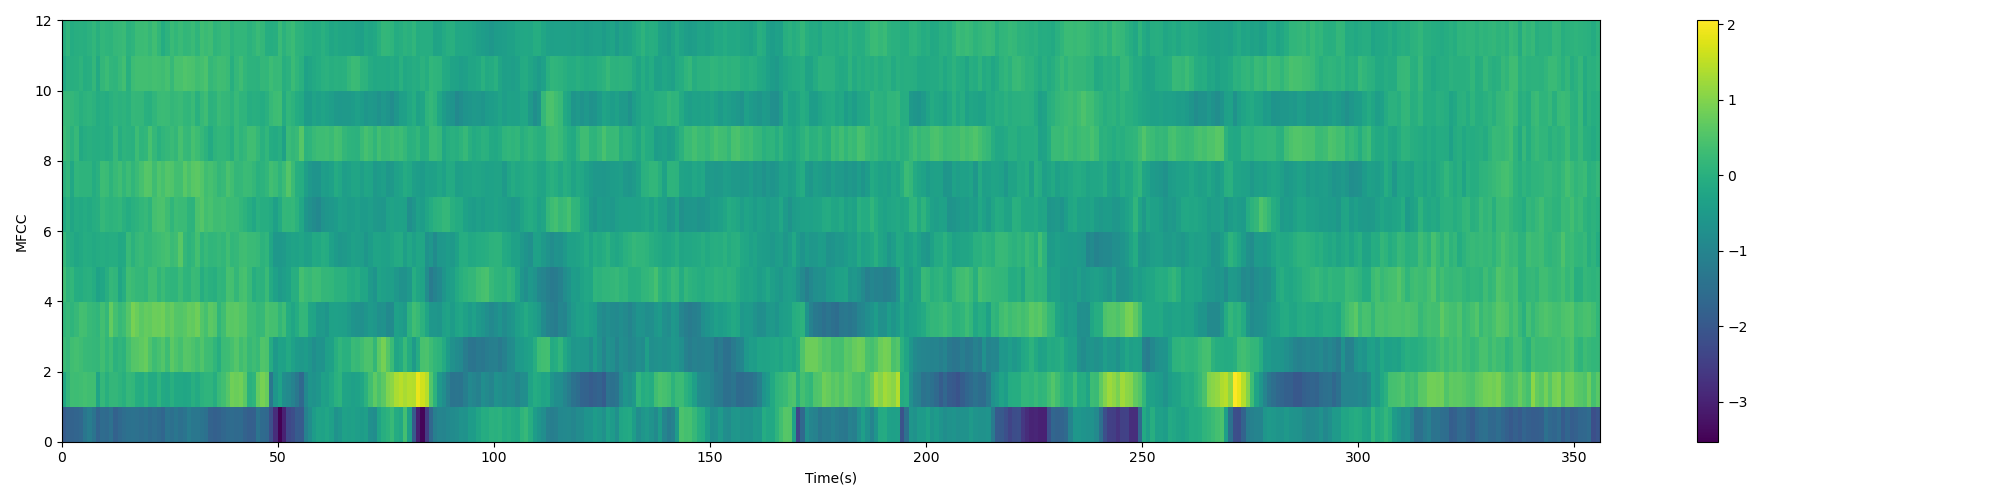

Here is the Python script that generated this plot:
import librosa
import numpy as np
from scipy.fft import dct
import sys

# If you want to see the spectrogram picture
import matplotlib
#matplotlib.use('Agg')
import matplotlib.pyplot as plt
def plot_spectrogram(spec, note, file_name):
    """Draw the spectrogram picture
        :param spec: a feature_dim by num_frames array(real)
        :param note: title of the picture
        :param file_name: name of the file
    """ 
    fig = plt.figure(figsize=(20, 5))
    heatmap = plt.pcolor(spec)
    fig.colorbar(mappable=heatmap)
    plt.xlabel('Time(s)')
    plt.ylabel(note)
    plt.tight_layout()
    #plt.show()
    plt.savefig(file_name)

def plot_raw_wave(signal, num=0):
    x = np.linspace(0, signal.size, signal.size)
    plt.figure(num, figsize=(20, 5))
    plt.plot(x, signal)
    plt.xlabel("samples")
    plt.ylabel("amplitude")

#preemphasis config 
alpha = 0.97

# Enframe config
frame_len = 400      # 25ms, fs=16kHz
frame_shift = 160    # 10ms, fs=16kHz
fft_len = 512

# Mel filter config
num_filter = 23
num_mfcc = 12
#print(mel_high, type(mel_high))

# Generate hz frequnces (begin center stop) 
mel_low = 0
mel_high = 2595*np.log10(1+(8000/700))
mel_freq_band = (mel_high-mel_low)/(num_filter+1)
mel_center_freq = mel_low + np.array(range(0, num_filter+2)) * mel_freq_band # total 25 mel, index[0,24]
hz_center_freq = (np.power(10, mel_center_freq/2595) - 1) * 700 # mel to hz
hz_center_index = np.floor(hz_center_freq / (16000/512))
#print(hz_center_freq)
#print(hz_center_index)
# print(np.floor(hz_center_index))

# Read wav file
#wav, fs = librosa.load('./test.wav', sr=None)

# Enframe with Hamming window function
def preemphasis(signal, coeff=alpha):
    """perform preemphasis on the input signal.

        :param signal: The signal to filter.
        :param coeff: The preemphasis coefficient. 0 is no filter, default is 0.97.
        :returns: the filtered signal.
    """
    return np.append(signal[0], signal[1:] - coeff * signal[:-1])

def enframe(signal, frame_len=frame_len, frame_shift=frame_shift, win=np.hamming(frame_len)):
    """Enframe with Hamming widow function.

        :param signal: The signal be enframed
        :param win: window function, default Hamming
        :returns: the enframed signal, num_frames by frame_len array
    """
    num_samples = signal.size
    num_frames = np.floor((num_samples - frame_len) / frame_shift)+1
    frames = np.zeros((int(num_frames),frame_len))
    for i in range(int(num_frames)):
        frames[i,:] = signal[i*frame_shift:i*frame_shift + frame_len] * win
        # frames[i,:] = frames[i,:] 

    return frames

def get_spectrum(frames, fft_len=fft_len):
    """Get spectrum using fft
        :param frames: the enframed signal, num_frames by frame_len array
        :param fft_len: FFT length, default 512
        :returns: spectrum, a num_frames by fft_len/2+1 array (real)
    """
    cFFT = np.fft.fft(frames, n=fft_len)
    # print(cFFT.shape)
    # print(cFFT[0], cFFT[0].shape)
    # print("index000", np.abs(cFFT[0][0]))
    # print("index001", np.abs(cFFT[0][1]))
    # print("index002", np.abs(cFFT[0][2]))
    # print("index255", np.abs(cFFT[0][255]))
    # print("index256", np.abs(cFFT[0][256]))
    # print("index257", np.abs(cFFT[0][257]))
    # print("index510", np.abs(cFFT[0][510]))
    # print("index511", np.abs(cFFT[0][511]))
    # plt.plot(range(512), np.abs(cFFT[0]))
    # plt.show()
    valid_len = int(fft_len/2) + 1 # 257 samples
    spectrum = np.abs(cFFT[:,0:valid_len])
    return spectrum

def compute_mel_filter(num_filter=num_filter, fft_len=fft_len):
    """Generate mel triangle Filter Bank 
        :param num_filter: mel filters number, default 23
        :param fft_len: FFT length, default 512
        :returns: mel_filter, a num_filter by fft_len/2+1 array
    """
    hz_filter = np.zeros((num_filter, int(fft_len/2) + 1))
    for m in range(1,num_filter+1):
        fm1 = int(hz_center_index[m-1])
        fm = int(hz_center_index[m])
        fm2 = int(hz_center_index[m+1])
        for k in range(fm1, fm+1):
            hz_filter[m-1,k] = (k-fm1)/(fm-fm1)
        for k in range(fm+1, fm2+1):
            hz_filter[m-1,k] = (fm2-k)/(fm2-fm)
    #print(hz_filter, hz_filter.shape)
    return hz_filter

def fbank(spectrum, num_filter = num_filter):
    """Get mel filter bank feature from spectrum
        :param spectrum: a num_frames by fft_len/2+1 array(real)
        :param num_filter: mel filters number, default 23
        :returns: fbank feature, a num_frames by num_filter array 
        DON'T FORGET LOG OPRETION AFTER MEL FILTER!
    """
    feats=np.zeros((spectrum.shape[0], num_filter))
    feats = np.dot(spectrum, compute_mel_filter().T)
    return np.log10(feats)

def mfcc(fbank, num_mfcc = num_mfcc):
    """Get mfcc feature from fbank feature
        :param fbank: a num_frames by  num_filter array(real)
        :param num_mfcc: mfcc number, default 12
        :returns: mfcc feature, a num_frames by num_mfcc array 
    """
    #feats = np.zeros((fbank.shape[0],num_mfcc))
    """
        FINISH by YOURSELF
    """
    return dct(fbank, type=2, axis=1, norm='ortho')[:,1:num_mfcc+1]

def write_file(feats, file_name):
    """Write the feature to file
        :param feats: a num_frames by feature_dim array(real)
        :param file_name: name of the file
    """
    f=open(file_name,'w')
    (row,col) = feats.shape
    for i in range(row):
        f.write('[')
        for j in range(col):
            f.write(str(feats[i,j])+' ')
        f.write(']\n')
    f.close()


def main():
    wav, fs = librosa.load('./test.wav', sr=None) # 356 frames this wav file
    #print(wav, type(wav), wav.shape)
    signal = preemphasis(wav)
    #print(signal, signal.shape)
    # plot_raw_wave(wav,1)
    # plot_raw_wave(signal,2)
    # plt.show()
    
    frames = enframe(signal)
    #print(frames, frames.shape)
    spectrum = get_spectrum(frames)
    #print(spectrum, spectrum.shape)
    
    fbank_feats = fbank(spectrum)
    print(fbank_feats, fbank_feats.shape)
    mfcc_feats = mfcc(fbank_feats)
    print(mfcc_feats, mfcc_feats.shape)
    plot_spectrogram(fbank_feats.T, 'Filter Bank','fbank.png')
    write_file(fbank_feats,'./test.fbank')
    plot_spectrogram(mfcc_feats.T, 'MFCC','mfcc.png')
    write_file(mfcc_feats,'./test.mfcc')

if __name__ == '__main__':
    main()
